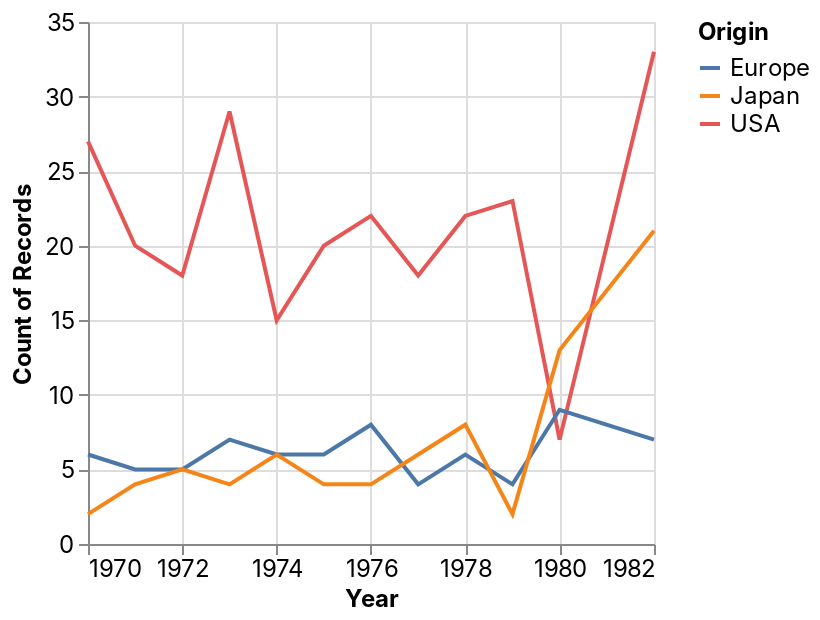

Here is the notebook cell this chart was saved with:
### Code cell
_deepnote_run_altair(cars, """{"$schema":"https://vega.github.io/schema/vega-lite/v4.json","mark":{"type":"line","tooltip":{"content":"data"}},"height":220,"autosize":{"type":"fit"},"data":{"name":"placeholder"},"encoding":{"x":{"field":"Year","type":"temporal","sort":"ascending","scale":{"type":"linear","zero":false}},"y":{"field":"COUNT(*)","type":"quantitative","sort":"ascending","aggregate":"count","scale":{"type":"linear","zero":false}},"color":{"field":"Origin","type":"nominal","sort":"ascending","scale":{"type":"linear","zero":false}}}}""")

### Figure 1 — Vega-Lite specification as saved in the notebook (floating-point values rounded to 4 significant figures; data arrays with more than 128 entries replaced by an {"elided": "..."} marker saying what was removed)
{"config": {"view": {"continuousWidth": 400, "continuousHeight": 300}, "area": {"fill": "#51C0E9"}, "axis": {"labelFont": "Inter, sans-serif", "labelFontSize": 12, "labelFontWeight": "normal", "labelLimit": 60, "labelOverlap": "greedy", "titleFont": "Inter, sans-serif", "titleFontSize": 12, "titleFontWeight": "bold"}, "background": "#ffffff", "legend": {"labelFont": "Inter, sans-serif", "labelFontSize": 12, "titleFont": "Inter, sans-serif", "titleFontSize": 12, "titleFontWeight": "bold"}, "line": {"stroke": "#51C0E9", "strokeWidth": 2}, "rect": {"fill": "#51C0E9"}, "title": {"anchor": "start", "color": "#000000", "font": "Inter, sans-serif", "fontSize": 22, "fontWeight": "normal"}}, "data": {"name": "data-f02450ab61490a1363517a0190416235"}, "mark": {"type": "line", "tooltip": {"content": "data"}}, "autosize": {"type": "fit"}, "encoding": {"color": {"type": "nominal", "field": "Origin", "scale": {"type": "linear", "zero": false}, "sort": "ascending"}, "x": {"type": "temporal", "field": "Year", "scale": {"type": "linear", "zero": false}, "sort": "ascending"}, "y": {"type": "quantitative", "aggregate": "count", "field": "COUNT(*)", "scale": {"type": "linear", "zero": false}, "sort": "ascending"}}, "height": 300, "width": "container", "$schema": "https://vega.github.io/schema/vega-lite/v4.json", "datasets": {"data-f02450ab61490a1363517a0190416235": {"elided": "406 records"}}}
